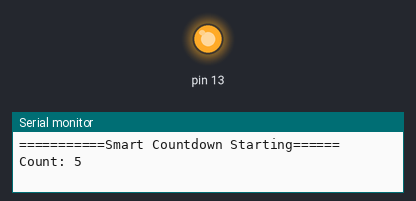
A sketch run on a simulated Arduino Uno, built with avr-gcc and run on an emulated ATmega328P. On the bench: output pins drawn as LEDs (lit = HIGH), the last lines printed to the serial monitor.

Above: at 0.1 s.
At 9.9 s:
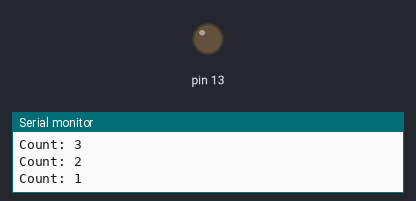
Timing chart, 0 to 11.4 s (numbered marks = the images above):
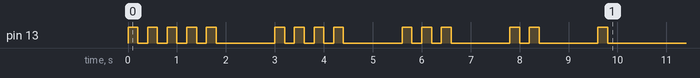

The sketch:

Assignment1_AsareJosephEkowAmoah_copy_20260621173616.ino
```cpp
void flashLED(int times) {
  for(int i = 0; i < times; i++) {
    digitalWrite(13, HIGH);
    delay(200);
    digitalWrite(13, LOW);
    delay(200);


  }
}

void setup() {
  pinMode(13, OUTPUT);
  Serial.begin(9600);
  int startValue = 5;
  Serial.println("===========Smart Countdown Starting======");


  while (startValue > 0) {
    Serial.print("Count: ");
    Serial.println(startValue);

    flashLED(startValue);
    delay(1000);
    startValue--;
  }

  Serial.println("======== Countdown Completed ============= ");

}


void loop() {
  // put your main code here, to run repeatedly:

}
```
